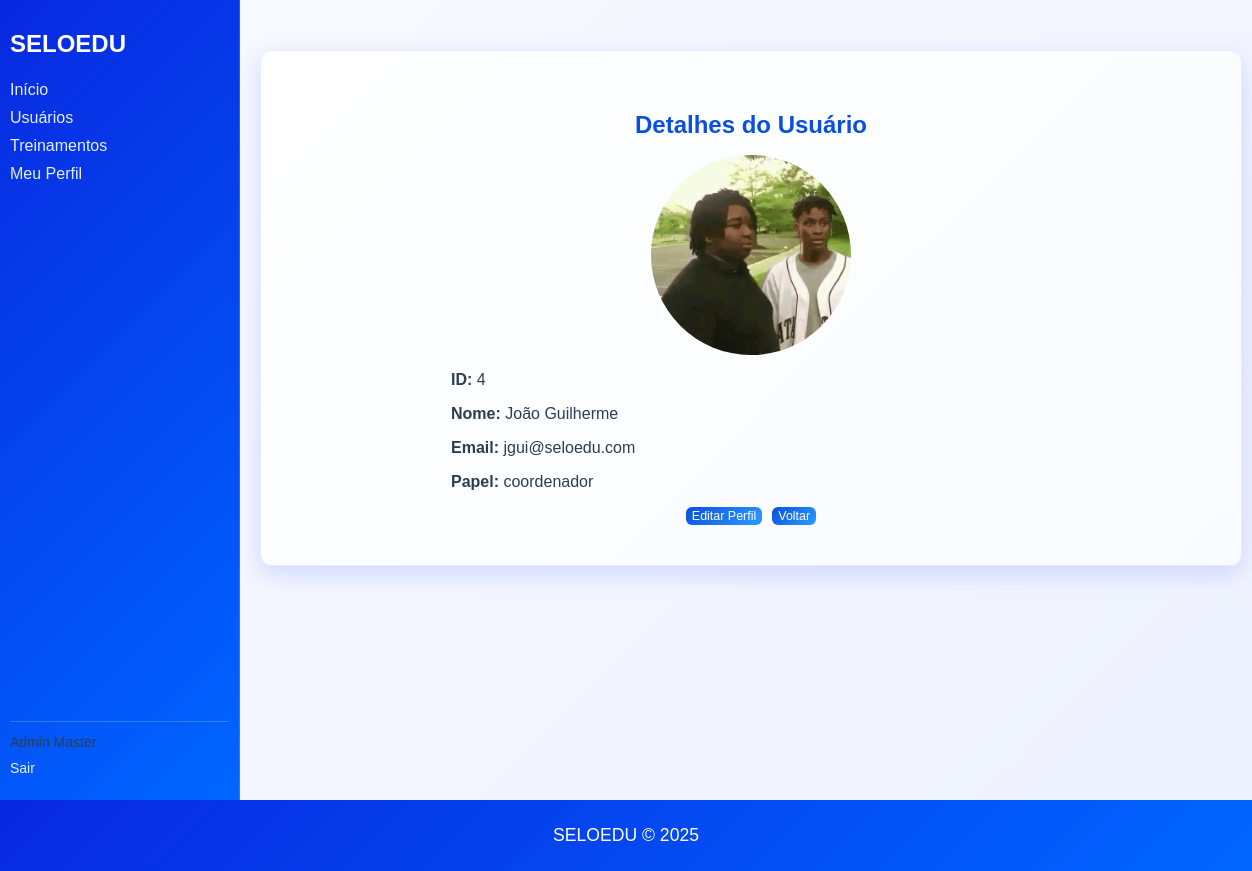
Page /users/4 (signed in) on the committed database.
### models/users.py (models this page shows, shortened)
class User(UserMixin, db.Model):
	__tablename__ = 'users'
	id = db.Column(db.Integer, primary_key=True)
	nome = db.Column(db.String(120), nullable=False)
	email = db.Column(db.String(150), unique=True, nullable=False)
	password_hash = db.Column(db.String(256), nullable=True)
	role = db.Column(db.String(50), default='user')
	ativo = db.Column(db.Boolean, default=True)
	profile = db.relationship(
		'Profile',
		uselist=False,
		back_populates='user',
		cascade='all, delete-orphan',
		passive_deletes=True
	)

### models/profile.py (models this page shows)
class Profile(db.Model):
    __tablename__ = 'profiles'
    id = db.Column(db.Integer, primary_key=True)
    user_id = db.Column(
        db.Integer,
        db.ForeignKey('users.id', ondelete='CASCADE'),
        nullable=False,
        unique=True
    )
    telefone = db.Column(db.String(20))
    instituicao = db.Column(db.String(100))
    cargo = db.Column(db.String(100))
    foto = db.Column(db.String(255))
    bio = db.Column(db.Text)
    user = db.relationship('User', back_populates='profile')

### views/users.py (the view)
    @login_required
    def view_user(self, user_id):
        try:
            user = User.query.get_or_404(user_id)
            return render_template('users/show.html', user=user)
        except Exception as e:
            flash(f'Erro ao carregar usuário: {str(e)}', 'error')
            return redirect(url_for('users.index'))

### models/users.py (called while the page is built)
@login_manager.user_loader
def load_user(user_id):
	try:
		return User.query.get(int(user_id))
	except Exception:
		return None

### templates/users/show.html (shortened to what this page needs)
{% extends "base.html" %}
{% block content %}
  <div class="users-container">
    <h2 class="users-header" style="color:#0a4fe0;">Detalhes do Usuário</h2>
    <div style="max-width:600px; margin:0 auto;">
      {% if user.profile and user.profile.foto %}
        <div style="margin-bottom:16px; display:flex; justify-content:center;">
          <img src="{{ url_for('static', filename='uploads/' ~ user.profile.foto) }}" alt="Foto do usuário" style="width:200px; height:200px; object-fit:cover; border-radius:50%;">
        </div>
      {% endif %}
      <p><strong>ID:</strong> {{ user.id }}</p>
      <p><strong>Nome:</strong> {{ user.nome }}</p>
      <p><strong>Email:</strong> {{ user.email }}</p>
      <p><strong>Papel:</strong> {{ user.role }}</p>
      <div class="form-actions">
        {% if current_user.is_authenticated and (current_user.id == user.id or current_user.role == 'master') %}
          <a href="{{ url_for('users.profile_user', user_id=user.id) }}" class="btn-small no-underline">Editar Perfil</a>
        {% endif %}
        <a href="{{ url_for('users.index') }}" class="btn-small no-underline">Voltar</a>
      </div>
    </div>
  </div>
{% endblock %}

### templates/base.html (shortened to what this page needs)
<!DOCTYPE html>
<html lang="pt-BR">
<head>
    <link rel="stylesheet" href="{{ url_for('static', filename='custom.css') }}">
</head>
<body>
    <div class="layout" id="app-layout">
        {% if current_user.is_authenticated %}
        <aside id="sidebar">
            <div style="display:flex; align-items:center; justify-content:flex-start; margin-bottom:8px;">
                <h2>SELOEDU</h2>
            </div>
            <nav>
                <ul>
                    <li><a href="{{ url_for('users.dashboard') }}">Início</a></li>
                    <li><a href="{{ url_for('users.index') }}">Usuários</a></li>
                    <li><a href="{{ url_for('treinamento.listar') }}">Treinamentos</a></li>
                    <li><a href="{{ url_for('users.profile') }}">Meu Perfil</a></li>
                </ul>
            </nav>
            <div class="sidebar-footer">
                <p>{{ current_user.nome }}</p>
                <ul>
                    <li><a href="{{ url_for('auth.logout') }}">Sair</a></li>
                </ul>
            </div>
        </aside>
        {% endif %}
        <main>
            {% block content %}{% endblock %}
        </main>
    </div>
    <footer>
        <p>SELOEDU © 2025</p>
    </footer>
</body>
</html>

### Static/custom.css (style rules this page uses)
body { font-family: 'Arial', sans-serif; background: linear-gradient(135deg, #f8faff 0%, #eef2ff 100%); margin: 0; padding: 0; color: #2c3e50; display: flex; flex-direction: column; min-height: 100vh; }
main { flex: 1; padding: 20px; display: flex; flex-direction: column; align-items: center; }
footer { background: linear-gradient(135deg, #0828e0 0%, #0066ff 100%); color: white; text-align: center; padding: 25px; margin-top: auto; width: 100%; box-sizing: border-box; font-weight: 500; }
footer p { margin: 0; font-size: 1.1em; }
.users-container { background: linear-gradient(135deg, #ffffff 0%, #f8fbff 100%); padding: 40px; border-radius: 12px; box-shadow: 0 8px 25px rgba(8, 40, 224, 0.15); width: 100%; max-width: 900px; margin: 30px auto; border: 1px solid #e6eeff; }
.btn-small { padding: 2px 6px; font-size: 0.78em; border-radius: 6px; background: linear-gradient(135deg, #0a4fe0 0%, #2a9cff 100%); color: white; border: none; cursor: pointer; text-decoration: none; display: inline-block; vertical-align: middle; }
.button-home, .btn-small, .no-underline { text-decoration: none; }
.users-header { text-align: center; color: #0828e0; margin-bottom: 16px; font-weight: 700; }
.form-actions { display: flex; gap: 10px; justify-content: center; margin-top: 16px; }
.layout { display: grid; grid-template-columns: 240px 1fr; min-height: 100vh; }
aside { background: linear-gradient(135deg, #0828e0 0%, #0066ff 100%); padding: 10px; display: flex; flex-direction: column; justify-content: flex-start; border-right: 1px solid rgba(255,255,255,0.2); }
aside h2 { margin-bottom: 5px; text-align: left; color: #ffffff; }
aside nav ul { list-style: none; padding: 0; margin: 0; }
aside nav li { margin: 10px 0; }
aside nav a { text-decoration: none; color: #e6f0ff; font-weight: 500; }
.sidebar-footer { border-top: 1px solid rgba(255,255,255,0.2); padding-top: 10px; font-size: 14px; margin-top: auto; }
.sidebar-footer p { margin: 2px 0; }
.sidebar-footer ul { list-style: none; padding: 0; margin-top: 10px; }
.sidebar-footer li { margin: 6px 0; }
.sidebar-footer a { text-decoration: none; color: #e6f0ff; }
main { padding: 20px; }

### rows in the picture
User: nome "Admin Master"
Profile: foto (picture)
User: id "4", nome "João Guilherme", email "jgui@seloedu.com", role "coordenador"
